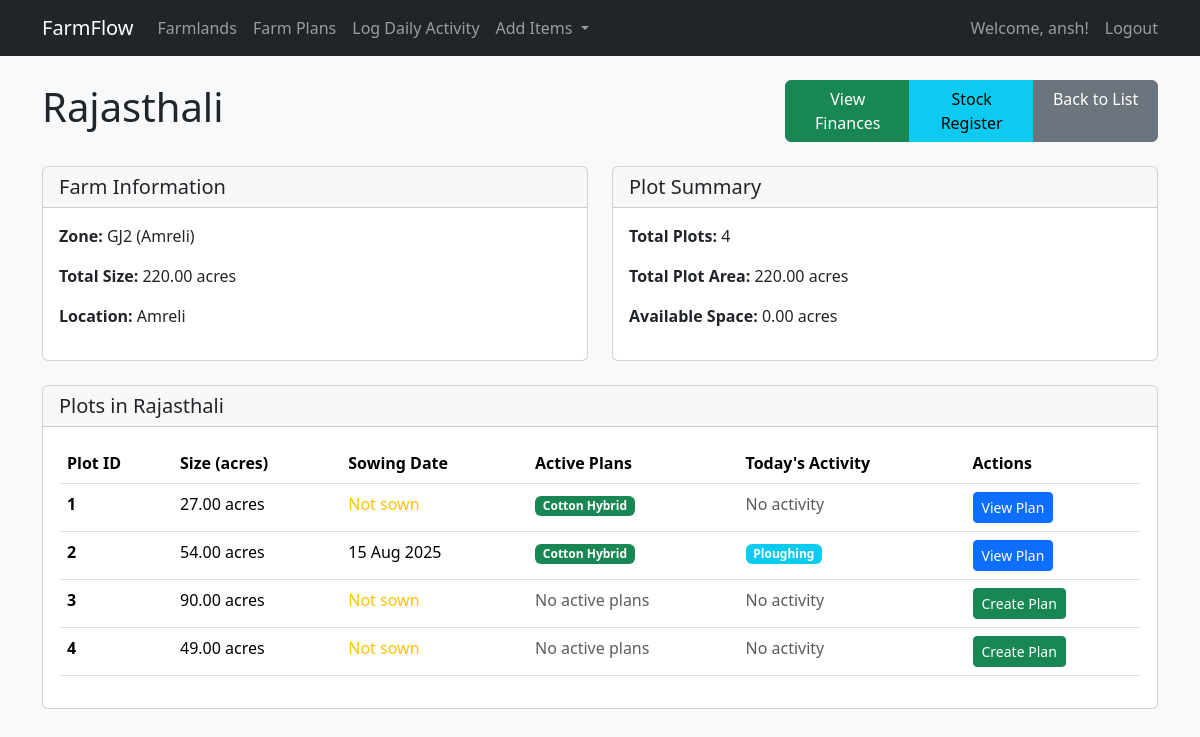
The app's page /farmland/1/ (signed in) with its own data.
### farm/models.py (models this page shows, shortened)
class Farmland(models.Model):
    name = models.CharField(max_length=150)
    size = models.DecimalField(max_digits=10, decimal_places=2, help_text="in acres")
    location = models.CharField(max_length=255)
    infrastructure = models.TextField(blank=True, null=True)
    latitude = models.DecimalField(max_digits=9, decimal_places=6, null=True, blank=True)
    longitude = models.DecimalField(max_digits=9, decimal_places=6, null=True, blank=True)
    parent_zone = models.ForeignKey(Zone, on_delete=models.CASCADE, related_name='farmlands')

class Zone(models.Model):
    name = models.CharField(max_length=100, unique=True)
    district = models.CharField(max_length=100)
    def __str__(self):
        return f"{self.name} ({self.district})"

class Plot(models.Model):
    parent_farm = models.ForeignKey(Farmland, on_delete=models.CASCADE, related_name='plots')
    plot_id = models.CharField(max_length=50)  # e.g., "P001", "P002"
    size = models.DecimalField(max_digits=10, decimal_places=2, help_text="in acres")
    infrastructure = models.TextField(blank=True, null=True)
    class Meta:
        unique_together = ('parent_farm', 'plot_id')  # Ensure unique plot IDs within a farm

class FarmPlan(models.Model):
    crop = models.ForeignKey(Crop, on_delete=models.CASCADE)
    plot = models.ForeignKey(Plot, on_delete=models.CASCADE, related_name='farm_plans')
    date_of_start = models.DateField()
    expected_harvest_date = models.DateField(blank=True, null=True)
    is_active = models.BooleanField(default=True)
    actual_harvest_date = models.DateField(blank=True, null=True)
    actual_yield = models.DecimalField(max_digits=10, decimal_places=2, blank=True, null=True, help_text="in tons")

class Crop(models.Model):
    name = models.CharField(max_length=100)
    seed_variety = models.CharField(max_length=100)
    harvesting_days = models.PositiveIntegerField(help_text="Average days from sowing to harvest")
    expected_yield = models.DecimalField(max_digits=10, decimal_places=2, help_text="in tons per acre")
    features = models.TextField(blank=True)

class Activity(models.Model):
    category = models.ForeignKey(Category, on_delete=models.CASCADE, limit_choices_to={'type': 'ACTIVITY'})
    name = models.CharField(max_length=100)
    class Meta:
        verbose_name_plural = "Activities"

### farm/views.py (the view)
# urls.py: path('farmland/<int:pk>/', views.FarmlandDetailView.as_view(), name='farmland_detail'),
class FarmlandDetailView(LoginRequiredMixin, DetailView):
    model = Farmland
    template_name = 'farm/farmland_detail.html'
    context_object_name = 'farmland'
    def get_context_data(self, **kwargs):
        context = super().get_context_data(**kwargs)
        farmland = self.get_object()
        plots = farmland.plots.all()
        today = timezone.now().date()
        for plot in plots:
            today_activity = None
            active_plan = plot.farm_plans.filter(is_active=True).first()
            if active_plan:
                days_since_start = (today - active_plan.date_of_start).days
                step = active_plan.steps.filter(
                    start_day_offset__lte=days_since_start,
                    start_day_offset__gte=days_since_start - 7  # Within last 7 days
                ).first()
                if step:
                    today_activity = step.activity.name
            plot.today_activity = today_activity
            sowing_activity = plot.daily_activities.filter(
                activity__name__icontains='sowing'
            ).order_by('date').first()
            plot.sowing_date = sowing_activity.date if sowing_activity else None
        context['plots'] = plots
        total_plot_area = sum(plot.size for plot in plots)
        context['total_plot_area'] = total_plot_area
        context['available_space'] = farmland.size - total_plot_area
        return context

### templates/farm/farmland_detail.html (shortened to what this page needs)
{% extends 'base.html' %}
{% block content %}
<div class="d-flex justify-content-between align-items-center mb-4">
    <h1>{{ farmland.name }}</h1>
    <div class="btn-group">
        <a href="{% url 'farm:farm_finances' farmland.pk %}" class="btn btn-success">View Finances</a>
        <a href="{% url 'farm:stock_register' farmland.pk %}" class="btn btn-info">Stock Register</a>
        <a href="{% url 'farm:farmland_list' %}" class="btn btn-secondary">Back to List</a>
    </div>
</div>
<div class="row mb-4">
    <div class="col-md-6">
        <div class="card">
            <div class="card-header">
                <h5 class="mb-0">Farm Information</h5>
            </div>
            <div class="card-body">
                <p><strong>Zone:</strong> {{ farmland.parent_zone }}</p>
                <p><strong>Total Size:</strong> {{ farmland.size }} acres</p>
                <p><strong>Location:</strong> {{ farmland.location }}</p>
            </div>
        </div>
    </div>
    <div class="col-md-6">
        <div class="card">
            <div class="card-header">
                <h5 class="mb-0">Plot Summary</h5>
            </div>
            <div class="card-body">
                <p><strong>Total Plots:</strong> {{ plots.count }}</p>
                <p><strong>Total Plot Area:</strong> {{ total_plot_area|floatformat:2 }} acres</p>
                <p><strong>Available Space:</strong> {{ available_space|floatformat:2 }} acres</p>
            </div>
        </div>
    </div>
</div>
<div class="card">
    <div class="card-header">
        <h5 class="mb-0">Plots in {{ farmland.name }}</h5>
    </div>
    <div class="card-body">
        <div class="table-responsive">
            <table class="table table-hover">
                <thead>
                    <tr>
                        <th>Plot ID</th>
                        <th>Size (acres)</th>
                        <th>Sowing Date</th>
                        <th>Active Plans</th>
                        <th>Today's Activity</th>
                        <th>Actions</th>
                    </tr>
                </thead>
                <tbody>
                    {% for plot in plots %}
                    <tr>
                        <td><strong>{{ plot.plot_id }}</strong></td>
                        <td>{{ plot.size }} acres</td>
                        <td>
                            {% if plot.sowing_date %}
                                {{ plot.sowing_date|date:"d M Y" }}
                            {% else %}
                                <span class="text-warning">Not sown</span>
                            {% endif %}
                        </td>
                        <td>
                            {% with active_plans=plot.farm_plans.all %}
                                {% if active_plans %}
                                    {% for plan in active_plans %}
                                        <span class="badge bg-{% if plan.is_active %}success{% else %}secondary{% endif %}">
                                            {{ plan.crop.name }}
                                        </span>
                                    {% endfor %}
                                {% else %}
                                    <span class="text-muted">No active plans</span>
                                {% endif %}
                            {% endwith %}
                        </td>
                        <td>
                            {% if plot.today_activity %}
                                <span class="badge bg-info">{{ plot.today_activity }}</span>
                            {% else %}
                                <span class="text-muted">No activity</span>
                            {% endif %}
                        </td>
                        <td>
                            {% with active_plan=plot.farm_plans.first %}
                                {% if active_plan %}
                                    <a href="{% url 'farm:plan_detail' active_plan.pk %}" class="btn btn-sm btn-primary">View Plan</a>
                                {% else %}
                                    <a href="{% url 'farm:plan_create' %}?plot={{ plot.pk }}" class="btn btn-sm btn-success">Create Plan</a>
                                {% endif %}
                            {% endwith %}
                        </td>
                    </tr>
                    {% empty %}
                    <tr>
                        <td colspan="6" class="text-center">No plots found in this farmland.</td>
                    </tr>
                    {% endfor %}
                </tbody>
            </table>
        </div>
    </div>
</div>
{% endblock %}

### templates/base.html (shortened to what this page needs)
<!doctype html>
<html lang="en">
<head>
    <link href="https://cdn.jsdelivr.net/npm/bootstrap@5.3.2/dist/css/bootstrap.min.css" rel="stylesheet">
    <link rel="stylesheet" href="https://cdn.jsdelivr.net/npm/bootstrap-icons@1.11.1/font/bootstrap-icons.css">
</head>
<body class="bg-light">
    <nav class="navbar navbar-expand-lg navbar-dark bg-dark">
        <div class="container">
            <a class="navbar-brand" href="{% url 'farm:farmland_list' %}">FarmFlow</a>
            <div class="collapse navbar-collapse" id="navbarNav">
                <ul class="navbar-nav me-auto mb-2 mb-lg-0">
                    <li class="nav-item">
                        <a class="nav-link" href="{% url 'farm:farmland_list' %}">Farmlands</a>
                    </li>
                    {% if user.is_superuser or not user.staff or user.staff.role.name != 'FARM_MANAGER' %}
                        <li class="nav-item">
                            <a class="nav-link" href="{% url 'farm:plan_list' %}">Farm Plans</a>
                        </li>
                    {% endif %}
                    <li class="nav-item">
                        <a class="nav-link" href="{% url 'farm:activity_add' %}">Log Daily Activity</a>
                    </li>
                    {% if user.is_superuser or not user.staff or user.staff.role.name != 'FARM_MANAGER' %}
                        <li class="nav-item dropdown">
                            <a class="nav-link dropdown-toggle" href="#" role="button" data-bs-toggle="dropdown">
                                Add Items
                            </a>
                        </li>
                    {% endif %}
                </ul>
                {% if user.is_authenticated %}
                    <div class="navbar-nav d-flex align-items-center">
                        <span class="navbar-text me-3">Welcome, {{ user.username }}!</span>
                        <form method="post" action="{% url 'logout' %}" class="d-inline">
                            <button type="submit" class="btn btn-link nav-link border-0 p-0">Logout</button>
                        </form>
                    </div>
                {% else %}
                    <a class="nav-link" href="{% url 'login' %}">Login</a>
                {% endif %}
            </div>
        </div>
    </nav>
    <main class="container mt-4">
        {% block content %}{% endblock %}
    </main>
</body>
</html>

### templates/base.html (style rules this page uses)
.btn-group .btn { flex: 1; }

### records on screen
Farmland: name "Rajasthali", parent_zone "GJ2 (Amreli)", size "220.00", location "Amreli"
Plot: plot_id "1", size "27.00", shows "Not sown", shows "No activity", shows "View Plan"
FarmPlan: crop.name "Cotton Hybrid"
Plot: plot_id "2", size "54.00", sowing_date "15 Aug 2025", today_activity "Ploughing", shows "View Plan"
FarmPlan: crop.name "Cotton Hybrid"
Plot: plot_id "3", size "90.00", shows "Not sown", shows "No active plans", shows "No activity"
Plot: plot_id "4", size "49.00", shows "Not sown", shows "No active plans", shows "No activity"

### other values on screen
{{ user.username }} "ansh"
{{ plots.count }} "4"
{{ total_plot_area|floatformat:2 }} "220.00"
{{ available_space|floatformat:2 }} "0.00"
